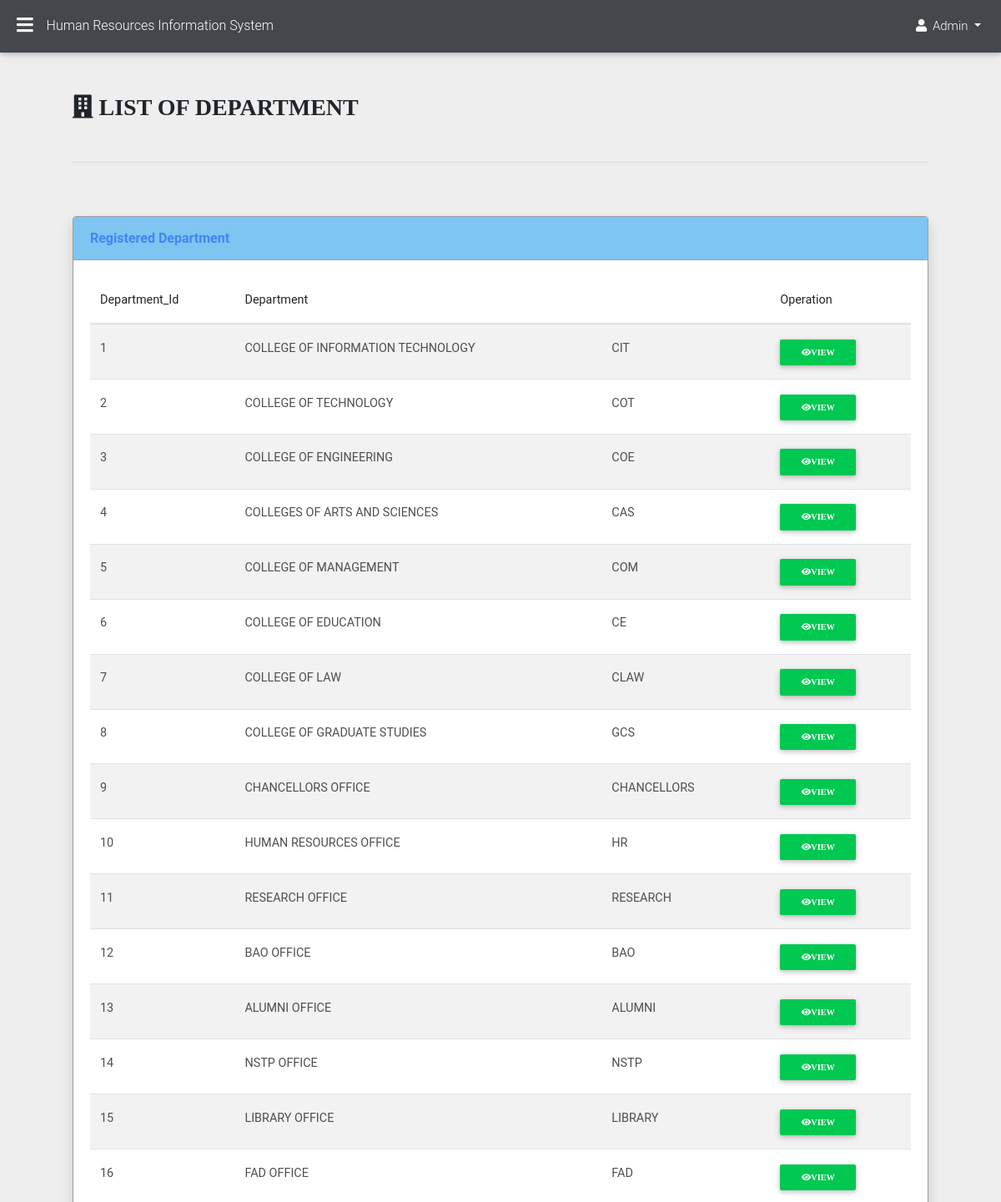
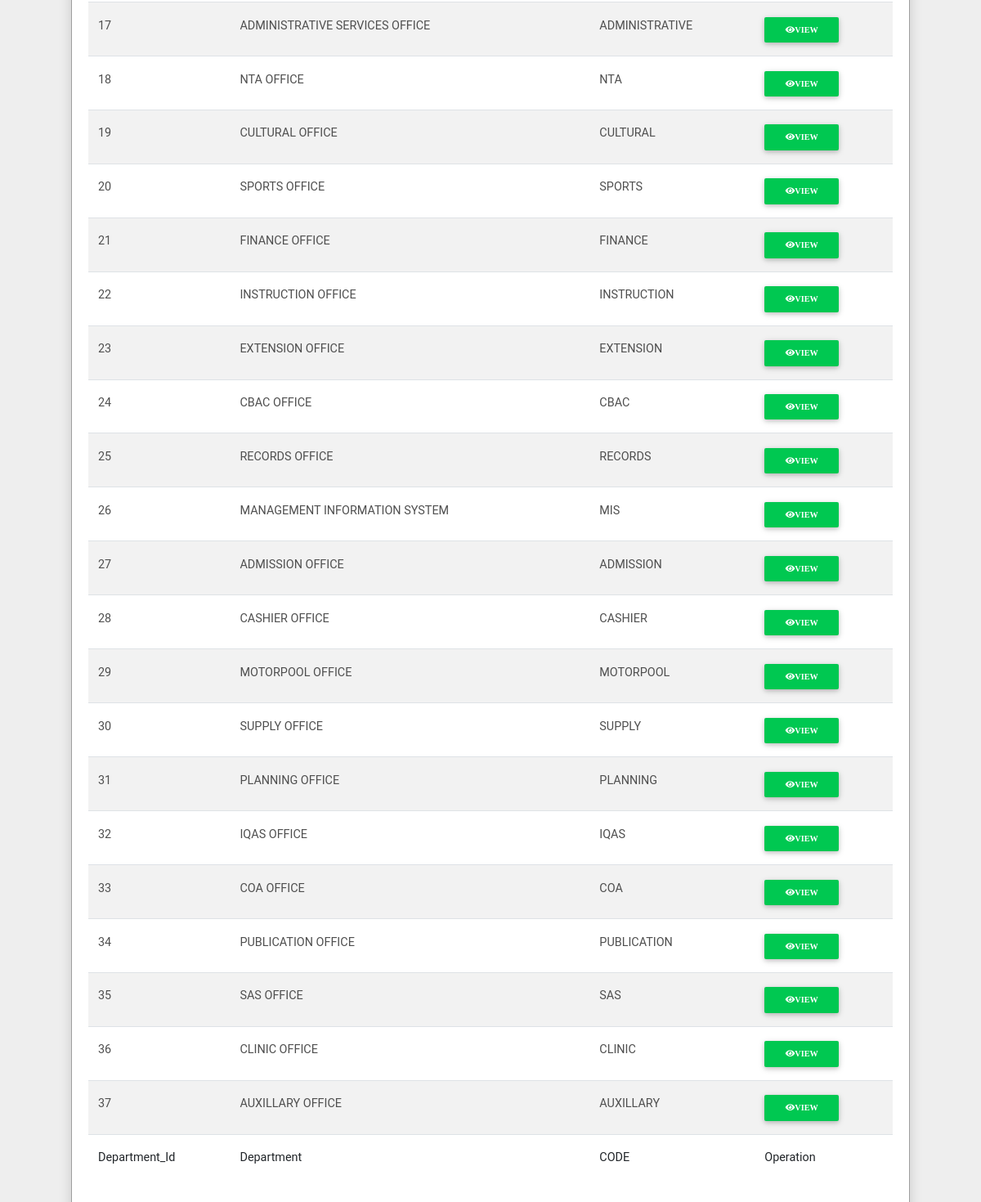
The app's page /HR-ADMIN/page/employee/department.php (signed in) with its own data (2 pictures, top to bottom).
### tables this page shows
CREATE TABLE `department` (
  `dept_id` int(11) NOT NULL,
  `dept_name` varchar(100) NOT NULL,
  `dept_code` varchar(100) NOT NULL
);

### HR-ADMIN/page/employee/department.php (the view, shortened to what this page needs)
<?php
include "../sidebar1.php";
?>
<main>
  <div class="container-fluid">
<br>
<h1 class="h3 mb-2 text-gray-800"><span class ="fa fa-building"> LIST OF DEPARTMENT</h1>
<br>
<hr>
        <br>
            <br>
<div class="card shadow mb-4 border-left-primary">
    <div class="card-header py-3 peach-primary">
        <h6 class="m-0 font-weight-bold text-primary">Registered Department</h6>
    </div>
    <div class="card-body">
        <div class="table-responsive">
            <table class="table table-striped department" id="dataTable" width="100%" cellspacing="0">
                <thead>
                    <tr>
                        <th>Department_Id</th>
                        <th>Department</th>
                        <th></th>
                        <th>Operation</th>
                    </tr>
                </thead>
                <tfoot>
                    <tr>
                        <th>Department_Id</th>
                        <th>Department</th>
                        <th>CODE</th>
                        <th>Operation</th>
                    </tr>
                </tfoot>
                <tbody>
                <?php
                    $conn = dbConnect();
                    $account = $conn->prepare("SELECT * FROM department");
                    $account->execute();
                    while($result = $account->fetch(PDO::FETCH_ASSOC)){
                      echo '<tr>
                              <td>'.$result["dept_id"].'</td>
                              <td>'.$result["dept_name"].'</td>
                              <td>'.$result["dept_code"].'</td>
                              <td>   <a href="department_employee.php?edit='.$result["dept_id"].'"class="btn btn-success btn-sm"><span class ="fa fa-eye">VIEW</a>
                              </td>
                            </tr>';
                    }
                    ?>
                </tbody>
            </table>
        </div>
    </div>
</div>
</div>
</main>

### records on screen
department: dept_id "1", dept_name "COLLEGE OF INFORMATION TECHNOLOGY", dept_code "CIT"
department: dept_id "2", dept_name "COLLEGE OF TECHNOLOGY", dept_code "COT"
department: dept_id "3", dept_name "COLLEGE OF ENGINEERING", dept_code "COE"
department: dept_id "4", dept_name "COLLEGES OF ARTS AND SCIENCES", dept_code "CAS"
department: dept_id "5", dept_name "COLLEGE OF MANAGEMENT", dept_code "COM"
department: dept_id "6", dept_name "COLLEGE OF EDUCATION", dept_code "CE"
department: dept_id "7", dept_name "COLLEGE OF LAW", dept_code "CLAW"
department: dept_id "8", dept_name "COLLEGE OF GRADUATE STUDIES", dept_code "GCS"
department: dept_id "9", dept_name "CHANCELLORS OFFICE", dept_code "CHANCELLORS"
department: dept_id "10", dept_name "HUMAN RESOURCES OFFICE", dept_code "HR"
department: dept_id "11", dept_name "RESEARCH OFFICE", dept_code "RESEARCH"
department: dept_id "12", dept_name "BAO OFFICE", dept_code "BAO"
department: dept_id "13", dept_name "ALUMNI OFFICE", dept_code "ALUMNI"
department: dept_id "14", dept_name "NSTP OFFICE", dept_code "NSTP"
department: dept_id "15", dept_name "LIBRARY OFFICE", dept_code "LIBRARY"
department: dept_id "16", dept_name "FAD OFFICE", dept_code "FAD"
department: dept_id "17", dept_name "ADMINISTRATIVE SERVICES OFFICE", dept_code "ADMINISTRATIVE"
department: dept_id "18", dept_name "NTA OFFICE", dept_code "NTA"
department: dept_id "19", dept_name "CULTURAL OFFICE", dept_code "CULTURAL"
department: dept_id "20", dept_name "SPORTS OFFICE", dept_code "SPORTS"
department: dept_id "21", dept_name "FINANCE OFFICE", dept_code "FINANCE"
department: dept_id "22", dept_name "INSTRUCTION OFFICE", dept_code "INSTRUCTION"
department: dept_id "23", dept_name "EXTENSION OFFICE", dept_code "EXTENSION"
department: dept_id "24", dept_name "CBAC OFFICE", dept_code "CBAC"
department: dept_id "25", dept_name "RECORDS OFFICE", dept_code "RECORDS"
department: dept_id "26", dept_name "MANAGEMENT INFORMATION SYSTEM", dept_code "MIS"
department: dept_id "27", dept_name "ADMISSION OFFICE", dept_code "ADMISSION"
department: dept_id "28", dept_name "CASHIER OFFICE", dept_code "CASHIER"
department: dept_id "29", dept_name "MOTORPOOL OFFICE", dept_code "MOTORPOOL"
department: dept_id "30", dept_name "SUPPLY OFFICE", dept_code "SUPPLY"
department: dept_id "31", dept_name "PLANNING OFFICE", dept_code "PLANNING"
department: dept_id "32", dept_name "IQAS OFFICE", dept_code "IQAS"
department: dept_id "33", dept_name "COA OFFICE", dept_code "COA"
department: dept_id "34", dept_name "PUBLICATION OFFICE", dept_code "PUBLICATION"
department: dept_id "35", dept_name "SAS OFFICE", dept_code "SAS"
department: dept_id "36", dept_name "CLINIC OFFICE", dept_code "CLINIC"
department: dept_id "37", dept_name "AUXILLARY OFFICE", dept_code "AUXILLARY"

### other values on screen
$_SESSION['role'] "Admin"
